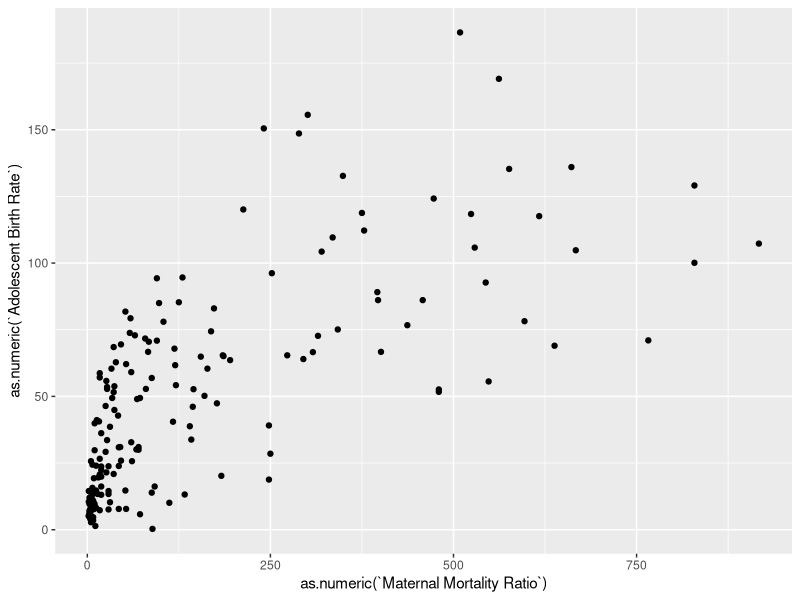
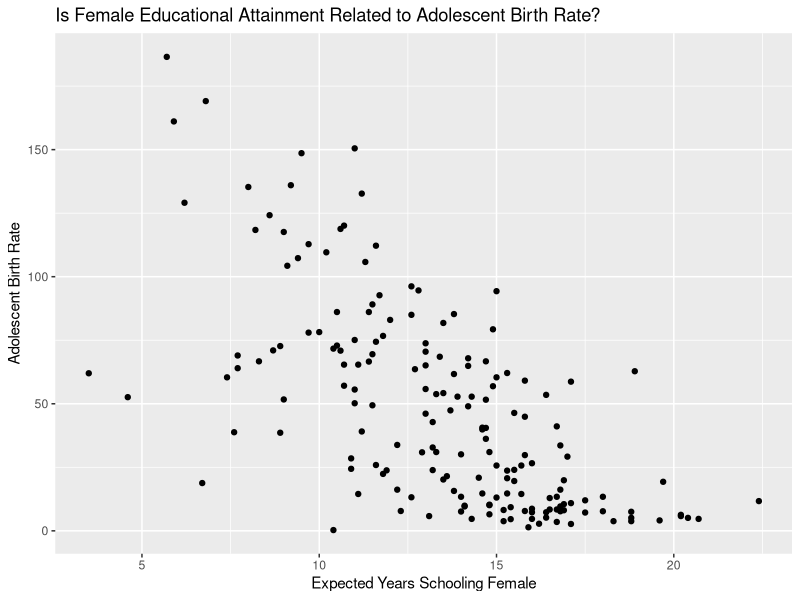
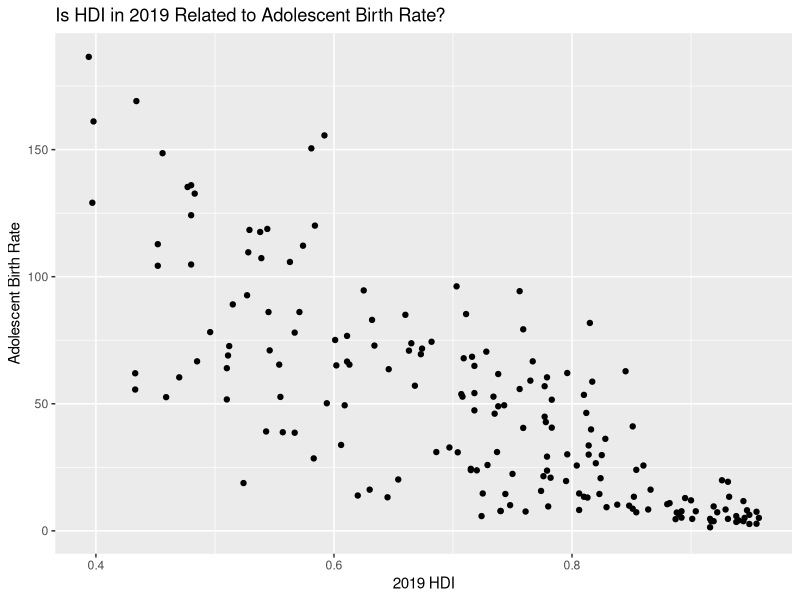

Generate these figures, in order, with R:
## ---- chunk 1
library(tidyverse)
library(dplyr)
library(ggplot2)

knitr::opts_chunk$set(eval = TRUE, echo = FALSE, message = FALSE, warning = FALSE)
## ---- chunk 2
hdi1 <- read.csv("../data/HDI_Table1.csv")
hdi4 <- read.csv("../data/HDI_Table4.csv")
hdi5 <- read.csv("../data/HDI_Table5.csv")
hdi8 <- read.csv("../data/HDI_Table8.csv")
hdi10 <- read.csv("../data/HDI_Table10.csv")
adolescent_births <- read.csv("../data/Adolescent_Births.csv")
contraceptive_prevalence <- read.csv("../data/Contraceptive_Prevalence.csv")
## ---- chunk 3
hdi1_clean <- slice(hdi1, -c(1:7, 74, 128, 166, 200, 207:270))
hdi1_clean <- select(hdi1_clean, select = -c(X.1, X.3, X.5, X.7, X.9, X.11))
names(hdi1_clean) <- c("HDI Rank", "Country", "HDI 2019", "Life Expectancy Birth", "Expected Years Schooling", "Mean Years Schooling", "GNI Per Capita", "GNI Per Capita Minus HDI", "HDI 2018")

hdi4_clean <- slice(hdi4, -c(1:7, 74, 128, 166, 200, 207:264))
hdi4_clean <- select(hdi4_clean, select = -c(X.1, X.3, X.5, X.7, X.9, X.11, X.13, X.15, X.17, X.19, X.21, X.23))
names(hdi4_clean) <- c("HDI Rank", "Country", "Gender Development Index", "Gender Development Index Group", "HDI Female", "HDI Male", "Life Expectancy Birth Female", "Life Expectancy Birth Male", "Expected Years Schooling Female", "Expected Years Schooling Male", "Mean Years Schooling Female", "Mean Years Schooling Male", "Estimated GNI per Capita Female", "Estimated GNI per Capita Male")

hdi5_clean <- slice(hdi5, -c(1:7, 74, 128, 166, 200, 207:270))
hdi5_clean <- select(hdi5_clean, select = -c(X.1, X.3, X.5, X.7, X.9, X.11, X.13, X.15, X.17))
names(hdi5_clean) <- c("HDI Rank", "Country", "Gender Development Index", "Gender Development Index Rank", "Maternal Mortality Ratio", "Adolescent Birth Rate", "Seats Parliament Female", "Secondary Education Female", "Secondary Education Male", "Labour Participation Female", "Labour Participation Male")

hdi8_clean <- slice(hdi8, -c(1:7, 74, 128, 166, 200, 207:264))
hdi8_clean <- select(hdi8_clean, select = -c(X.1, X.3, X.5, X.7, X.9, X.11, X.13, X.15, X.17, X.19, X.21, X.23, X.25, X.27, X.29 : X.33))
names(hdi8_clean) <- c("HDI Rank", "Country", "Infants Breastfed", "Lack DTP Immunization", "Lack Measles Immunization", "Child Malnutrition", "Mortality Rate Infant", "Mortality Rate Under 5", "Mortality Rate Female", "Mortality Rate Male", "Mortality Rate Noncommunicable Female", "Mortality Rate Noncommunicable Male", "Malaria Incidence", "TB Incidence", "HIV Prevalence", "Healthy Life Expectancy at Birth", "Health Expenditure of GDP")

hdi10_clean <- slice(hdi10, -c(1:7, 74, 128, 166, 200, 207:260))
hdi10_clean <- select(hdi10_clean, select = -c(X.1, X.3, X.5, X.7, X.9, X.11, X.13, X.15, X.17, X.19, X.21, X.23))
names(hdi10_clean) <- c("HDI Rank", "Country", "GDP", "GDP per Capita", "GDP Annual Growth", "Labour Share", "Gross Fixed Capital Formation of GDP", "General Government Consumption of GDP", "General Government Consumption Annual Growth", "Total Tax Revenue of GDP", "Taxes Income Profits Capital Gains of TTR", "External Debt Stock of GNI", "Total Debt Service of GNI", "Consumer Price Index")

adolescent_births_clean <- select(adolescent_births, select = c(ParentLocation, Location, Period, IsLatestYear, FactValueNumeric, Value))
names(adolescent_births_clean) <- c("World Region", "Country", "Period", "Is Latest Year", "Adolescent Births", "Adolescent Births Text")

contraceptive_prevalence_clean <- slice(contraceptive_prevalence, -c(1:8))
contraceptive_prevalence_clean <- select(contraceptive_prevalence_clean, select = c(X, X.2, X.3, X.4, X.5, X.6, X.19))
names(contraceptive_prevalence_clean) <- c("Country", "Survey Start Year", "Survey End Year", "Age Group", "Contraceptive Any Method", "Contraceptive Modern Method", "Contraceptive Traditional Method")
## ---- chunk 4

country_joined <- hdi1_clean %>%
  inner_join(hdi10_clean, by = "Country")%>%
  inner_join(hdi4_clean, by = "Country")%>%
  inner_join(hdi5_clean, by = "Country")%>%
  inner_join(hdi8_clean, by = "Country")

contraceptives_joined <- contraceptive_prevalence_clean %>%
  inner_join(adolescent_births_clean, by = "Country")
## ---- chunk 5

## ---- chunk 6

## ---- chunk 7
ggplot(country_joined, aes(x = as.numeric(`Maternal Mortality Ratio`), 
                           y = as.numeric(`Adolescent Birth Rate`))) +
  geom_point()

## ---- chunk 8
country_joined %>%
  ggplot(aes(x= as.numeric(`Expected Years Schooling Female`), 
             y= as.numeric(`Adolescent Birth Rate`))) +
  geom_point() +
  labs(
    title= "Is Female Educational Attainment Related to Adolescent Birth Rate?",
    x="Expected Years Schooling Female",
    y="Adolescent Birth Rate"
  )
## ---- chunk 9
#country_joined %>%
  #filter(is.na())
## ---- chunk 10

## ---- chunk 11
country_joined %>%
  ggplot(aes(x= as.numeric(`HDI 2019`), 
             y= as.numeric(`Adolescent Birth Rate`))) +
  geom_point() +
  labs(
    title= "Is HDI in 2019 Related to Adolescent Birth Rate?",
    x="2019 HDI",
    y="Adolescent Birth Rate"
  )
## ---- chunk 12

## ---- chunk 13
